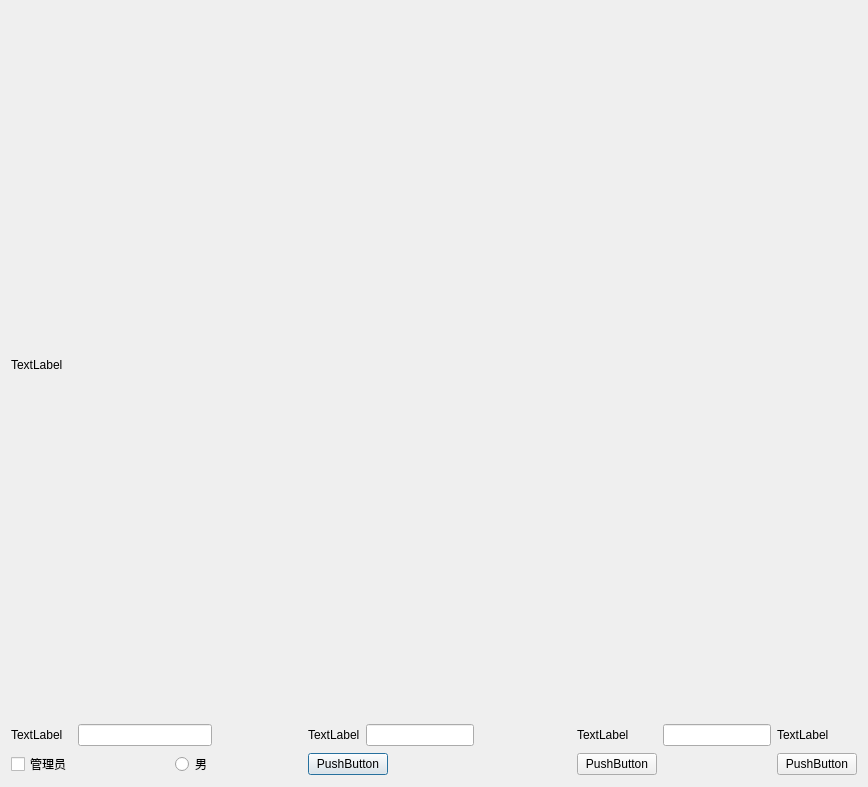
<?xml version="1.0" encoding="UTF-8"?>
<ui version="4.0">
 <class>QDialogLogin</class>
 <widget class="QDialog" name="QDialogLogin">
  <property name="geometry">
   <rect>
    <x>0</x>
    <y>0</y>
    <width>868</width>
    <height>787</height>
   </rect>
  </property>
  <property name="windowTitle">
   <string>Dialog</string>
  </property>
  <layout class="QGridLayout" name="gridLayout_2">
   <item row="0" column="0">
    <widget class="ImageLabel" name="labelPicture">
     <property name="sizePolicy">
      <sizepolicy hsizetype="Expanding" vsizetype="Expanding">
       <horstretch>0</horstretch>
       <verstretch>0</verstretch>
      </sizepolicy>
     </property>
     <property name="text">
      <string>TextLabel</string>
     </property>
    </widget>
   </item>
   <item row="1" column="0">
    <layout class="QGridLayout" name="gridLayout">
     <item row="0" column="0">
      <widget class="QLabel" name="labelUser">
       <property name="text">
        <string>TextLabel</string>
       </property>
       <property name="buddy">
        <cstring>lineEditUser</cstring>
       </property>
      </widget>
     </item>
     <item row="0" column="1" colspan="2">
      <widget class="QLineEdit" name="lineEditUser"/>
     </item>
     <item row="0" column="3">
      <spacer name="horizontalSpacer_2">
       <property name="orientation">
        <enum>Qt::Horizontal</enum>
       </property>
       <property name="sizeHint" stdset="0">
        <size>
         <width>46</width>
         <height>17</height>
        </size>
       </property>
      </spacer>
     </item>
     <item row="0" column="4">
      <widget class="QLabel" name="labelPassword">
       <property name="text">
        <string>TextLabel</string>
       </property>
       <property name="buddy">
        <cstring>lineEditPassword</cstring>
       </property>
      </widget>
     </item>
     <item row="0" column="5" colspan="2">
      <widget class="QLineEdit" name="lineEditPassword"/>
     </item>
     <item row="0" column="7">
      <spacer name="horizontalSpacer">
       <property name="orientation">
        <enum>Qt::Horizontal</enum>
       </property>
       <property name="sizeHint" stdset="0">
        <size>
         <width>46</width>
         <height>17</height>
        </size>
       </property>
      </spacer>
     </item>
     <item row="0" column="8">
      <widget class="QLabel" name="labelVerification">
       <property name="text">
        <string>TextLabel</string>
       </property>
       <property name="buddy">
        <cstring>lineEditPassword</cstring>
       </property>
      </widget>
     </item>
     <item row="0" column="9">
      <widget class="QLineEdit" name="lineEditVerification"/>
     </item>
     <item row="0" column="10">
      <widget class="VerificationCodeLabel" name="labelVerificationCode">
       <property name="text">
        <string>TextLabel</string>
       </property>
       <property name="buddy">
        <cstring>lineEditPassword</cstring>
       </property>
      </widget>
     </item>
     <item row="1" column="0">
      <widget class="QCheckBox" name="checkBox">
       <property name="text">
        <string>管理员</string>
       </property>
      </widget>
     </item>
     <item row="1" column="1">
      <spacer name="horizontalSpacer_7">
       <property name="orientation">
        <enum>Qt::Horizontal</enum>
       </property>
       <property name="sizeHint" stdset="0">
        <size>
         <width>68</width>
         <height>20</height>
        </size>
       </property>
      </spacer>
     </item>
     <item row="1" column="2">
      <widget class="QRadioButton" name="radioButton">
       <property name="text">
        <string>男</string>
       </property>
      </widget>
     </item>
     <item row="1" column="3">
      <spacer name="horizontalSpacer_4">
       <property name="orientation">
        <enum>Qt::Horizontal</enum>
       </property>
       <property name="sizeHint" stdset="0">
        <size>
         <width>48</width>
         <height>20</height>
        </size>
       </property>
      </spacer>
     </item>
     <item row="1" column="4" colspan="2">
      <widget class="QPushButton" name="pushButtonOk">
       <property name="sizePolicy">
        <sizepolicy hsizetype="Fixed" vsizetype="Fixed">
         <horstretch>0</horstretch>
         <verstretch>0</verstretch>
        </sizepolicy>
       </property>
       <property name="text">
        <string>PushButton</string>
       </property>
      </widget>
     </item>
     <item row="1" column="6" colspan="2">
      <spacer name="horizontalSpacer_3">
       <property name="orientation">
        <enum>Qt::Horizontal</enum>
       </property>
       <property name="sizeHint" stdset="0">
        <size>
         <width>128</width>
         <height>20</height>
        </size>
       </property>
      </spacer>
     </item>
     <item row="1" column="8">
      <widget class="QPushButton" name="pushButtonCancel">
       <property name="sizePolicy">
        <sizepolicy hsizetype="Fixed" vsizetype="Fixed">
         <horstretch>0</horstretch>
         <verstretch>0</verstretch>
        </sizepolicy>
       </property>
       <property name="text">
        <string>PushButton</string>
       </property>
      </widget>
     </item>
     <item row="1" column="9">
      <spacer name="horizontalSpacer_5">
       <property name="orientation">
        <enum>Qt::Horizontal</enum>
       </property>
       <property name="sizeHint" stdset="0">
        <size>
         <width>108</width>
         <height>20</height>
        </size>
       </property>
      </spacer>
     </item>
     <item row="1" column="10">
      <widget class="QPushButton" name="pushButtonRegister">
       <property name="sizePolicy">
        <sizepolicy hsizetype="Fixed" vsizetype="Fixed">
         <horstretch>0</horstretch>
         <verstretch>0</verstretch>
        </sizepolicy>
       </property>
       <property name="text">
        <string>PushButton</string>
       </property>
      </widget>
     </item>
    </layout>
   </item>
  </layout>
 </widget>
 <customwidgets>
  <customwidget>
   <class>VerificationCodeLabel</class>
   <extends>QLabel</extends>
   <header location="global">verificationcodelabel.h</header>
  </customwidget>
  <customwidget>
   <class>ImageLabel</class>
   <extends>QLabel</extends>
   <header location="global">verificationcodelabel.h</header>
  </customwidget>
 </customwidgets>
 <resources/>
 <connections/>
</ui>
